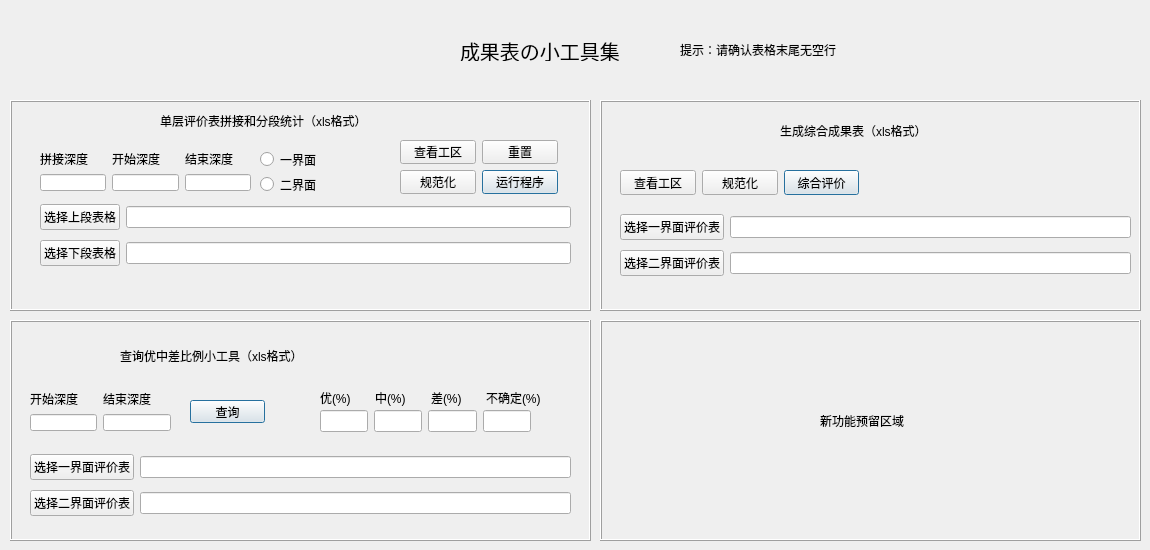
    <widget class="QWidget" name="tab_10">
     <attribute name="title">
      <string>成果表工具集</string>
     </attribute>
     <widget class="QLabel" name="label_135">
      <property name="geometry">
       <rect>
        <x>460</x>
        <y>40</y>
        <width>171</width>
        <height>21</height>
       </rect>
      </property>
      <property name="font">
       <font>
        <family>黑体</family>
        <pointsize>15</pointsize>
        <weight>50</weight>
        <italic>false</italic>
        <bold>false</bold>
       </font>
      </property>
      <property name="styleSheet">
       <string notr="true">font: 15pt &quot;黑体&quot;;</string>
      </property>
      <property name="text">
       <string>成果表の小工具集</string>
      </property>
     </widget>
     <widget class="QFrame" name="frame_10">
      <property name="geometry">
       <rect>
        <x>10</x>
        <y>100</y>
        <width>581</width>
        <height>211</height>
       </rect>
      </property>
      <property name="frameShape">
       <enum>QFrame::Box</enum>
      </property>
      <property name="frameShadow">
       <enum>QFrame::Raised</enum>
      </property>
      <widget class="QLabel" name="label_113">
       <property name="geometry">
        <rect>
         <x>150</x>
         <y>10</y>
         <width>281</width>
         <height>21</height>
        </rect>
       </property>
       <property name="styleSheet">
        <string notr="true">font: 12pt &quot;黑体&quot;;</string>
       </property>
       <property name="text">
        <string>单层评价表拼接和分段统计（xls格式）</string>
       </property>
       <property name="textFormat">
        <enum>Qt::PlainText</enum>
       </property>
      </widget>
      <widget class="QWidget" name="layoutWidget_19">
       <property name="geometry">
        <rect>
         <x>30</x>
         <y>100</y>
         <width>531</width>
         <height>70</height>
        </rect>
       </property>
       <layout class="QGridLayout" name="gridLayout_8">
        <item row="0" column="1">
         <widget class="QLineEdit" name="lineEdit_48"/>
        </item>
        <item row="1" column="0">
         <widget class="QPushButton" name="pushButton_10">
          <property name="text">
           <string>选择下段表格</string>
          </property>
         </widget>
        </item>
        <item row="0" column="0">
         <widget class="QPushButton" name="pushButton_9">
          <property name="text">
           <string>选择上段表格</string>
          </property>
         </widget>
        </item>
        <item row="1" column="1">
         <widget class="QLineEdit" name="lineEdit_52"/>
        </item>
       </layout>
      </widget>
      <widget class="QWidget" name="layoutWidget_20">
       <property name="geometry">
        <rect>
         <x>250</x>
         <y>50</y>
         <width>67</width>
         <height>44</height>
        </rect>
       </property>
       <layout class="QGridLayout" name="gridLayout_19">
        <item row="0" column="0">
         <widget class="QRadioButton" name="radioButton">
          <property name="text">
           <string>一界面</string>
          </property>
         </widget>
        </item>
        <item row="1" column="0">
         <widget class="QRadioButton" name="radioButton_2">
          <property name="text">
           <string>二界面</string>
          </property>
         </widget>
        </item>
       </layout>
      </widget>
      <widget class="QWidget" name="layoutWidget_21">
       <property name="geometry">
        <rect>
         <x>30</x>
         <y>50</y>
         <width>211</width>
         <height>41</height>
        </rect>
       </property>
       <layout class="QGridLayout" name="gridLayout_20">
        <item row="0" column="0">
         <widget class="QLabel" name="label">
          <property name="text">
           <string>拼接深度</string>
          </property>
         </widget>
        </item>
        <item row="0" column="1">
         <widget class="QLabel" name="label_98">
          <property name="text">
           <string>开始深度</string>
          </property>
         </widget>
        </item>
        <item row="0" column="2">
         <widget class="QLabel" name="label_99">
          <property name="text">
           <string>结束深度</string>
          </property>
         </widget>
        </item>
        <item row="1" column="0">
         <widget class="QLineEdit" name="lineEdit_45"/>
        </item>
        <item row="1" column="1">
         <widget class="QLineEdit" name="lineEdit_46"/>
        </item>
        <item row="1" column="2">
         <widget class="QLineEdit" name="lineEdit_47"/>
        </item>
       </layout>
      </widget>
      <widget class="QWidget" name="layoutWidget_22">
       <property name="geometry">
        <rect>
         <x>390</x>
         <y>40</y>
         <width>158</width>
         <height>54</height>
        </rect>
       </property>
       <layout class="QGridLayout" name="gridLayout_22">
        <item row="0" column="0">
         <widget class="QPushButton" name="pushButton_52">
          <property name="styleSheet">
           <string notr="true">font: 10pt &quot;黑体&quot;;</string>
          </property>
          <property name="text">
           <string>查看工区</string>
          </property>
          <property name="iconSize">
           <size>
            <width>100</width>
            <height>100</height>
           </size>
          </property>
          <property name="checkable">
           <bool>false</bool>
          </property>
          <property name="checked">
           <bool>false</bool>
          </property>
          <property name="autoRepeat">
           <bool>false</bool>
          </property>
          <property name="default">
           <bool>false</bool>
          </property>
          <property name="flat">
           <bool>false</bool>
          </property>
         </widget>
        </item>
        <item row="0" column="1">
         <widget class="QPushButton" name="pushButton_29">
          <property name="text">
           <string>重置</string>
          </property>
         </widget>
        </item>
        <item row="1" column="0">
         <widget class="QPushButton" name="pushButton_27">
          <property name="text">
           <string>规范化</string>
          </property>
         </widget>
        </item>
        <item row="1" column="1">
         <widget class="QPushButton" name="pushButton_14">
          <property name="text">
           <string>运行程序</string>
          </property>
          <property name="autoDefault">
           <bool>false</bool>
          </property>
          <property name="default">
           <bool>true</bool>
          </property>
         </widget>
        </item>
       </layout>
      </widget>
     </widget>
     <widget class="QLabel" name="label_125">
      <property name="geometry">
       <rect>
        <x>680</x>
        <y>40</y>
        <width>181</width>
        <height>20</height>
       </rect>
      </property>
      <property name="text">
       <string>提示：请确认表格末尾无空行</string>
      </property>
     </widget>
     <widget class="QFrame" name="frame_22">
      <property name="geometry">
       <rect>
        <x>10</x>
        <y>320</y>
        <width>581</width>
        <height>221</height>
       </rect>
      </property>
      <property name="frameShape">
       <enum>QFrame::Box</enum>
      </property>
      <property name="frameShadow">
       <enum>QFrame::Raised</enum>
      </property>
      <widget class="QWidget" name="layoutWidget_14">
       <property name="geometry">
        <rect>
         <x>20</x>
         <y>130</y>
         <width>541</width>
         <height>70</height>
        </rect>
       </property>
       <property name="styleSheet">
        <string notr="true">font: 10pt &quot;黑体&quot;;</string>
       </property>
       <layout class="QGridLayout" name="gridLayout_42">
        <item row="1" column="1">
         <widget class="QLineEdit" name="lineEdit_76">
          <property name="styleSheet">
           <string notr="true">font: 10pt &quot;黑体&quot;;</string>
          </property>
         </widget>
        </item>
        <item row="0" column="0">
         <widget class="QPushButton" name="pushButton_59">
          <property name="styleSheet">
           <string notr="true">font: 10pt &quot;黑体&quot;;</string>
          </property>
          <property name="text">
           <string>选择一界面评价表</string>
          </property>
         </widget>
        </item>
        <item row="0" column="1">
         <widget class="QLineEdit" name="lineEdit_77">
          <property name="styleSheet">
           <string notr="true">font: 10pt &quot;黑体&quot;;</string>
          </property>
         </widget>
        </item>
        <item row="1" column="0">
         <widget class="QPushButton" name="pushButton_60">
          <property name="styleSheet">
           <string notr="true">font: 10pt &quot;黑体&quot;;</string>
          </property>
          <property name="text">
           <string>选择二界面评价表</string>
          </property>
         </widget>
        </item>
       </layout>
      </widget>
      <widget class="QWidget" name="layoutWidget_18">
       <property name="geometry">
        <rect>
         <x>310</x>
         <y>90</y>
         <width>211</width>
         <height>22</height>
        </rect>
       </property>
       <layout class="QGridLayout" name="gridLayout_45">
        <item row="0" column="2">
         <widget class="QLineEdit" name="lineEdit_80">
          <property name="styleSheet">
           <string notr="true">font: 10pt &quot;黑体&quot;;</string>
          </property>
         </widget>
        </item>
        <item row="0" column="1">
         <widget class="QLineEdit" name="lineEdit_81">
          <property name="styleSheet">
           <string notr="true">font: 10pt &quot;黑体&quot;;</string>
          </property>
         </widget>
        </item>
        <item row="0" column="3">
         <widget class="QLineEdit" name="lineEdit_82">
          <property name="styleSheet">
           <string notr="true">font: 10pt &quot;黑体&quot;;</string>
          </property>
         </widget>
        </item>
        <item row="0" column="0">
         <widget class="QLineEdit" name="lineEdit_83">
          <property name="styleSheet">
           <string notr="true">font: 10pt &quot;黑体&quot;;</string>
          </property>
         </widget>
        </item>
       </layout>
      </widget>
      <widget class="QLabel" name="label_137">
       <property name="geometry">
        <rect>
         <x>110</x>
         <y>20</y>
         <width>321</width>
         <height>31</height>
        </rect>
       </property>
       <property name="styleSheet">
        <string notr="true">font: 15pt &quot;黑体&quot;;</string>
       </property>
       <property name="text">
        <string>查询优中差比例小工具（xls格式）</string>
       </property>
       <property name="textFormat">
        <enum>Qt::PlainText</enum>
       </property>
      </widget>
      <widget class="QWidget" name="layoutWidget_15">
       <property name="geometry">
        <rect>
         <x>310</x>
         <y>70</y>
         <width>221</width>
         <height>16</height>
        </rect>
       </property>
       <layout class="QGridLayout" name="gridLayout_43">
        <item row="0" column="0">
         <widget class="QLabel" name="label_26">
          <property name="styleSheet">
           <string notr="true">font: 10pt &quot;黑体&quot;;</string>
          </property>
          <property name="text">
           <string>优(%)</string>
          </property>
         </widget>
        </item>
        <item row="0" column="1">
         <widget class="QLabel" name="label_138">
          <property name="styleSheet">
           <string notr="true">font: 10pt &quot;黑体&quot;;</string>
          </property>
          <property name="text">
           <string>中(%)</string>
          </property>
         </widget>
        </item>
        <item row="0" column="2">
         <widget class="QLabel" name="label_139">
          <property name="styleSheet">
           <string notr="true">font: 10pt &quot;黑体&quot;;</string>
          </property>
          <property name="text">
           <string>差(%)</string>
          </property>
         </widget>
        </item>
        <item row="0" column="3">
         <widget class="QLabel" name="label_140">
          <property name="styleSheet">
           <string notr="true">font: 10pt &quot;黑体&quot;;</string>
          </property>
          <property name="text">
           <string>不确定(%)</string>
          </property>
         </widget>
        </item>
       </layout>
      </widget>
      <widget class="QPushButton" name="pushButton_61">
       <property name="geometry">
        <rect>
         <x>180</x>
         <y>80</y>
         <width>75</width>
         <height>23</height>
        </rect>
       </property>
       <property name="styleSheet">
        <string notr="true">font: 10pt &quot;黑体&quot;;</string>
       </property>
       <property name="text">
        <string>查询</string>
       </property>
       <property name="autoDefault">
        <bool>false</bool>
       </property>
       <property name="default">
        <bool>true</bool>
       </property>
      </widget>
      <widget class="QWidget" name="layoutWidget_17">
       <property name="geometry">
        <rect>
         <x>20</x>
         <y>70</y>
         <width>141</width>
         <height>41</height>
        </rect>
       </property>
       <layout class="QGridLayout" name="gridLayout_44">
        <item row="0" column="0">
         <widget class="QLabel" name="label_141">
          <property name="styleSheet">
           <string notr="true">font: 10pt &quot;黑体&quot;;</string>
          </property>
          <property name="text">
           <string>开始深度</string>
          </property>
         </widget>
        </item>
        <item row="0" column="1">
         <widget class="QLabel" name="label_142">
          <property name="styleSheet">
           <string notr="true">font: 10pt &quot;黑体&quot;;</string>
          </property>
          <property name="text">
           <string>结束深度</string>
          </property>
         </widget>
        </item>
        <item row="1" column="0">
         <widget class="QLineEdit" name="lineEdit_78">
          <property name="styleSheet">
           <string notr="true">font: 10pt &quot;黑体&quot;;</string>
          </property>
         </widget>
        </item>
        <item row="1" column="1">
         <widget class="QLineEdit" name="lineEdit_79">
          <property name="styleSheet">
           <string notr="true">font: 10pt &quot;黑体&quot;;</string>
          </property>
         </widget>
        </item>
       </layout>
      </widget>
     </widget>
     <widget class="QFrame" name="frame_23">
      <property name="geometry">
       <rect>
        <x>600</x>
        <y>100</y>
        <width>541</width>
        <height>211</height>
       </rect>
      </property>
      <property name="frameShape">
       <enum>QFrame::Box</enum>
      </property>
      <property name="frameShadow">
       <enum>QFrame::Raised</enum>
      </property>
      <widget class="QWidget" name="layoutWidget_8">
       <property name="geometry">
        <rect>
         <x>20</x>
         <y>110</y>
         <width>511</width>
         <height>70</height>
        </rect>
       </property>
       <property name="styleSheet">
        <string notr="true">font: 10pt &quot;黑体&quot;;</string>
       </property>
       <layout class="QGridLayout" name="gridLayout_41">
        <item row="1" column="1">
         <widget class="QLineEdit" name="lineEdit_73">
          <property name="styleSheet">
           <string notr="true">font: 10pt &quot;黑体&quot;;</string>
          </property>
         </widget>
        </item>
        <item row="0" column="0">
         <widget class="QPushButton" name="pushButton_54">
          <property name="styleSheet">
           <string notr="true">font: 10pt &quot;黑体&quot;;</string>
          </property>
          <property name="text">
           <string>选择一界面评价表</string>
          </property>
         </widget>
        </item>
        <item row="0" column="1">
         <widget class="QLineEdit" name="lineEdit_75">
          <property name="styleSheet">
           <string notr="true">font: 10pt &quot;黑体&quot;;</string>
          </property>
         </widget>
        </item>
        <item row="1" column="0">
         <widget class="QPushButton" name="pushButton_55">
          <property name="styleSheet">
           <string notr="true">font: 10pt &quot;黑体&quot;;</string>
          </property>
          <property name="text">
           <string>选择二界面评价表</string>
          </property>
         </widget>
        </item>
       </layout>
      </widget>
      <widget class="QWidget" name="layoutWidget_11">
       <property name="geometry">
        <rect>
         <x>20</x>
         <y>70</y>
         <width>239</width>
         <height>25</height>
        </rect>
       </property>
       <layout class="QGridLayout" name="gridLayout_2">
        <item row="0" column="0">
         <widget class="QPushButton" name="pushButton_56">
          <property name="styleSheet">
           <string notr="true">font: 10pt &quot;黑体&quot;;</string>
          </property>
          <property name="text">
           <string>查看工区</string>
          </property>
          <property name="iconSize">
           <size>
            <width>100</width>
            <height>100</height>
           </size>
          </property>
          <property name="checkable">
           <bool>false</bool>
          </property>
          <property name="checked">
           <bool>false</bool>
          </property>
          <property name="autoRepeat">
           <bool>false</bool>
          </property>
          <property name="default">
           <bool>false</bool>
          </property>
          <property name="flat">
           <bool>false</bool>
          </property>
         </widget>
        </item>
        <item row="0" column="1">
         <widget class="QPushButton" name="pushButton_57">
          <property name="styleSheet">
           <string notr="true">font: 10pt &quot;黑体&quot;;</string>
          </property>
          <property name="text">
           <string>规范化</string>
          </property>
         </widget>
        </item>
        <item row="0" column="2">
         <widget class="QPushButton" name="pushButton_58">
          <property name="styleSheet">
           <string notr="true">font: 10pt &quot;黑体&quot;;</string>
          </property>
          <property name="text">
           <string>综合评价</string>
          </property>
          <property name="autoDefault">
           <bool>false</bool>
          </property>
          <property name="default">
           <bool>true</bool>
          </property>
         </widget>
        </item>
       </layout>
      </widget>
      <widget class="QLabel" name="label_136">
       <property name="geometry">
        <rect>
         <x>180</x>
         <y>10</y>
         <width>211</width>
         <height>41</height>
        </rect>
       </property>
       <property name="styleSheet">
        <string notr="true">font: 12pt &quot;黑体&quot;;</string>
       </property>
       <property name="text">
        <string>生成综合成果表（xls格式）</string>
       </property>
       <property name="textFormat">
        <enum>Qt::PlainText</enum>
       </property>
      </widget>
     </widget>
     <widget class="QFrame" name="frame_24">
      <property name="geometry">
       <rect>
        <x>600</x>
        <y>320</y>
        <width>541</width>
        <height>221</height>
       </rect>
      </property>
      <property name="frameShape">
       <enum>QFrame::Box</enum>
      </property>
      <property name="frameShadow">
       <enum>QFrame::Raised</enum>
      </property>
      <widget class="QLabel" name="label_143">
       <property name="geometry">
        <rect>
         <x>220</x>
         <y>90</y>
         <width>121</width>
         <height>21</height>
        </rect>
       </property>
       <property name="styleSheet">
        <string notr="true">font: 12pt &quot;黑体&quot;;</string>
       </property>
       <property name="text">
        <string>新功能预留区域</string>
       </property>
       <property name="textFormat">
        <enum>Qt::PlainText</enum>
       </property>
      </widget>
     </widget>
    </widget>
